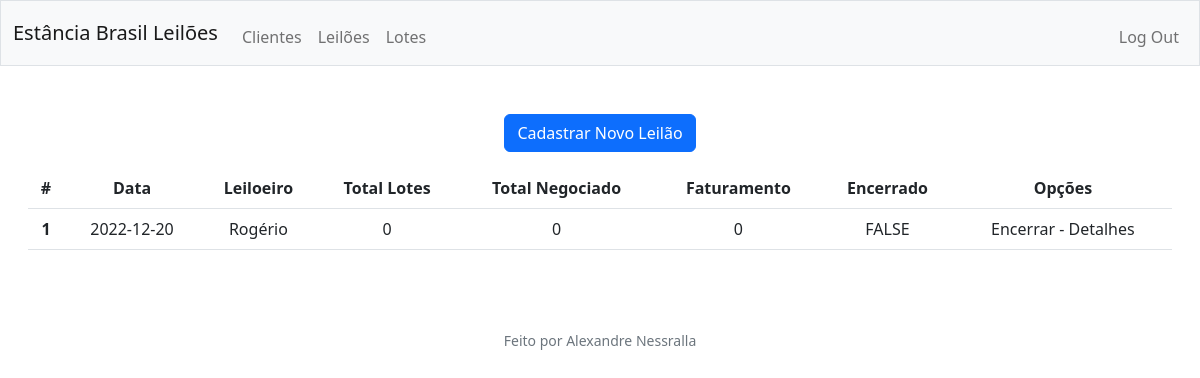
Before: /leiloes (signed in) with the older database file.
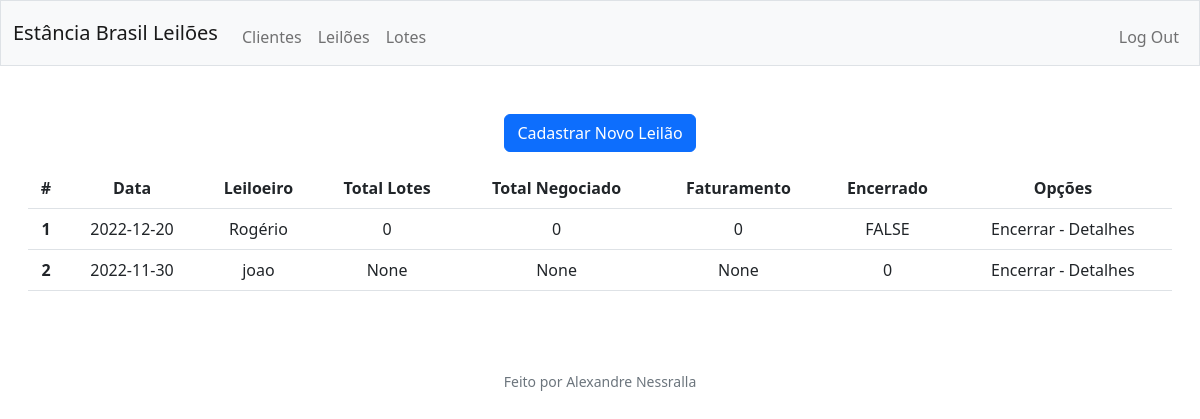
After: the same page with the newer database file.
### tables this page shows
CREATE TABLE leiloes (
    leilaoId INTEGER PRIMARY KEY AUTOINCREMENT,
    created TIMESTAMP NOT NULL DEFAULT CURRENT_TIMESTAMP,
    dia DATE NOT NULL,
    lugar TEXT NOT NULL,
    leiloeiro TEXT NOT NULL,
    qtdLotes INTEGER,
    encerrado BOOLEAN DEFAULT FALSE,
    vlrMov TEXT,
    totalCom TEXT
);

### app.py (the view)
@app.route('/leiloes')
@login_requireds
def leiloes():
    rows = cur.execute("SELECT * FROM leiloes")
    leiloes = rows.fetchall()
    return render_template('leiloes.html',leiloes=leiloes)

### helpers.py (called while the page is built)
def login_requireds(f):
    @wraps(f)
    def decorated_function(*args, **kwargs):
        if session.get("user_id") is None:
            return redirect("/login")
        return f(*args, **kwargs)
    return decorated_function

### templates/leiloes.html (shortened to what this page needs)
{% extends "layout.html" %}
{% block main %}
<div>
    <button class="btn btn-primary" ><a style="text-decoration:none; color: #fff;"  href="./cadLeilao">Cadastrar Novo Leilão</a></button>
</div>
<div class="w-80 p-3">
    <table class="table table-hover">
        <thead>
          <tr>
            <th scope="col">#</th>
            <th scope="col">Data</th>
            <th scope="col">Leiloeiro</th>
            <th scope="col">Total Lotes</th>
            <th scope="col">Total Negociado</th>
            <th scope="col">Faturamento</th>
            <th scope="col">Encerrado</th>
            <th scope="col">Opções</th>
          </tr>
        </thead>
        <tbody>
          {% for leilao in leiloes %}
          <tr>
            <th scope="row">{{leilao[0]}}</th>
            <td>{{leilao[2]}}</td>
            <td>{{leilao[4]}}</td>
            <td>{{leilao[5]}}</td>
            <td>{{leilao[7]}}</td>
            <td>{{leilao[8]}}</td>
            <td>{{leilao[6]}}</td>
            <td>Encerrar - Detalhes</td>
          </tr>
          {% endfor %}
        </tbody>
      </table>
</div>
{% endblock %}

Changed rows visible on the page:
added leiloes: leilaoId "2", dia "2022-11-30", leiloeiro "joao", leilao "None", encerrado "0"
